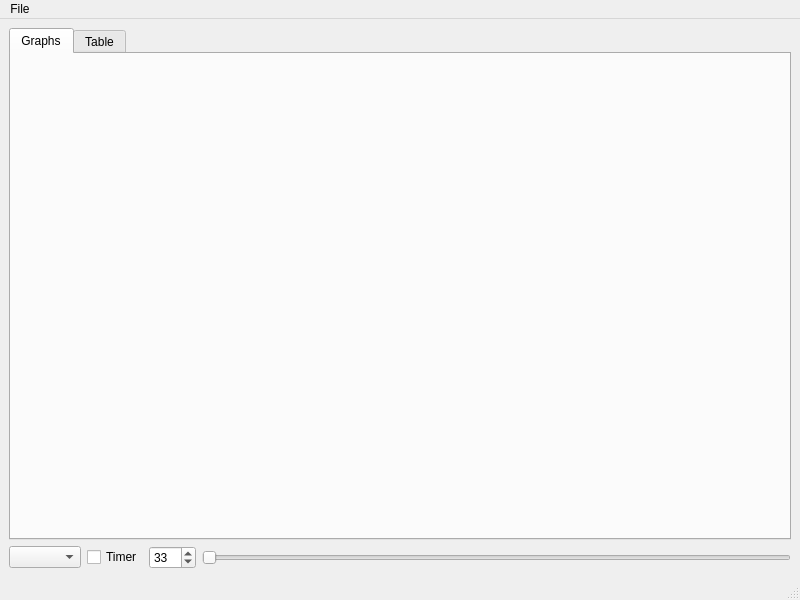
<?xml version="1.0" encoding="UTF-8"?>
<ui version="4.0">
 <class>MainWindow</class>
 <widget class="QMainWindow" name="MainWindow">
  <property name="geometry">
   <rect>
    <x>0</x>
    <y>0</y>
    <width>800</width>
    <height>600</height>
   </rect>
  </property>
  <property name="windowTitle">
   <string>MainWindow</string>
  </property>
  <widget class="QWidget" name="centralwidget">
   <layout class="QVBoxLayout" name="verticalLayout">
    <item>
     <widget class="QTabWidget" name="tabWidget">
      <property name="currentIndex">
       <number>0</number>
      </property>
      <widget class="QWidget" name="tabGraph">
       <attribute name="title">
        <string>Graphs</string>
       </attribute>
       <layout class="QVBoxLayout" name="verticalLayout_3">
        <item>
         <layout class="QVBoxLayout" name="verticalLayout_2">
          <item>
           <widget class="QCustomPlot" name="widget" native="true">
            <property name="sizePolicy">
             <sizepolicy hsizetype="Expanding" vsizetype="Expanding">
              <horstretch>0</horstretch>
              <verstretch>0</verstretch>
             </sizepolicy>
            </property>
           </widget>
          </item>
         </layout>
        </item>
       </layout>
      </widget>
      <widget class="QWidget" name="tabTable">
       <attribute name="title">
        <string>Table</string>
       </attribute>
       <layout class="QVBoxLayout" name="verticalLayout_4">
        <item>
         <widget class="QTableWidget" name="tableWidget">
          <property name="sizePolicy">
           <sizepolicy hsizetype="Expanding" vsizetype="Expanding">
            <horstretch>0</horstretch>
            <verstretch>0</verstretch>
           </sizepolicy>
          </property>
         </widget>
        </item>
       </layout>
      </widget>
     </widget>
    </item>
    <item>
     <layout class="QHBoxLayout" name="horizontalLayout">
      <item>
       <widget class="QComboBox" name="comboBox">
        <property name="currentText">
         <string/>
        </property>
        <property name="currentIndex">
         <number>-1</number>
        </property>
       </widget>
      </item>
      <item>
       <widget class="QCheckBox" name="checkBox">
        <property name="text">
         <string>Timer</string>
        </property>
       </widget>
      </item>
      <item>
       <widget class="QSpinBox" name="spinBox">
        <property name="minimum">
         <number>20</number>
        </property>
        <property name="maximum">
         <number>500</number>
        </property>
        <property name="value">
         <number>33</number>
        </property>
       </widget>
      </item>
      <item>
       <widget class="QSlider" name="horizontalSlider">
        <property name="minimum">
         <number>1</number>
        </property>
        <property name="maximum">
         <number>500</number>
        </property>
        <property name="orientation">
         <enum>Qt::Horizontal</enum>
        </property>
       </widget>
      </item>
     </layout>
    </item>
   </layout>
  </widget>
  <widget class="QMenuBar" name="menubar">
   <property name="geometry">
    <rect>
     <x>0</x>
     <y>0</y>
     <width>800</width>
     <height>19</height>
    </rect>
   </property>
   <widget class="QMenu" name="menuFile">
    <property name="sizePolicy">
     <sizepolicy hsizetype="Ignored" vsizetype="Ignored">
      <horstretch>0</horstretch>
      <verstretch>0</verstretch>
     </sizepolicy>
    </property>
    <property name="title">
     <string>File</string>
    </property>
    <addaction name="actionSave_PNG"/>
   </widget>
   <addaction name="menuFile"/>
  </widget>
  <widget class="QStatusBar" name="statusbar"/>
  <action name="actionSave_PNG">
   <property name="text">
    <string>Save PNG</string>
   </property>
  </action>
 </widget>
 <customwidgets>
  <customwidget>
   <class>QCustomPlot</class>
   <extends>QWidget</extends>
   <header>qcustomplot.h</header>
   <container>1</container>
  </customwidget>
 </customwidgets>
 <resources/>
 <connections/>
</ui>
